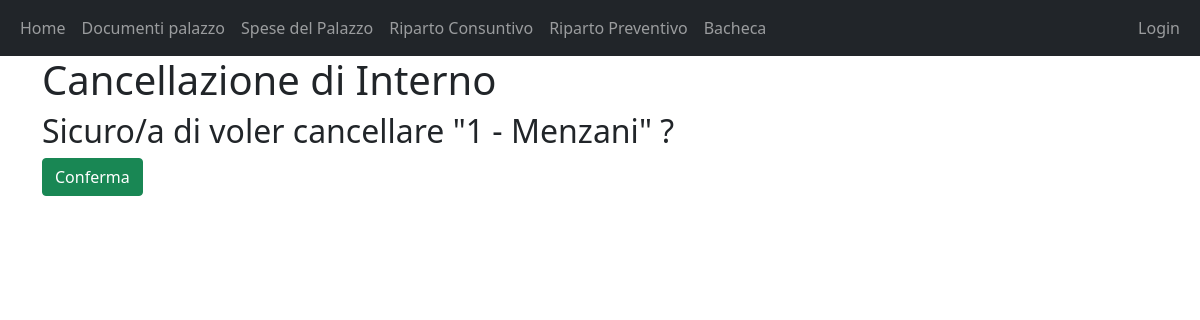
/cancella_interno/1/, run on an earlier commit of the app's database.
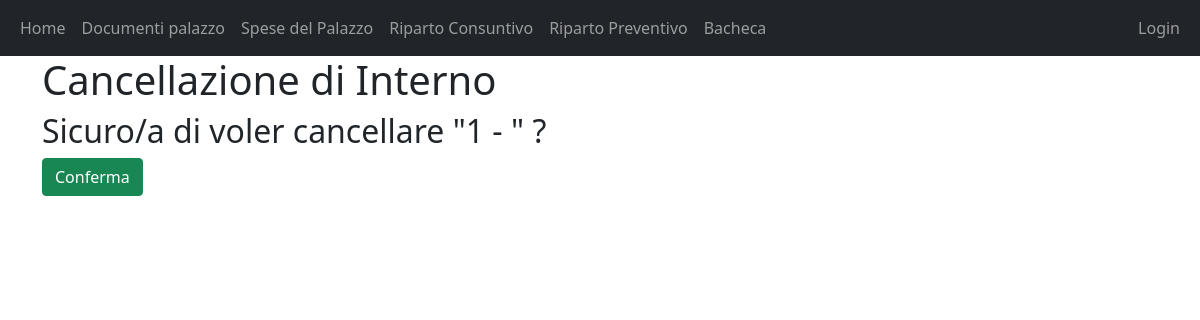
And on a later commit of the database.
### Condominio/models.py (models this page shows)
class Interno(models.Model):
    condomino = models.ForeignKey(User, on_delete=models.PROTECT)
    palazzina = models.ForeignKey(Condominio, on_delete=models.PROTECT, default="Salgari")
    numero_interno = models.CharField(verbose_name="Numero Interno", max_length=50, primary_key=True)
    millesimi_generali = models.FloatField(verbose_name="Millesimi generali")
    millesimi_scala = models.FloatField(verbose_name="Millesimi Scala")
    in_affitto = models.BooleanField(verbose_name="In affitto")
    def __str__(self):
        out=self.numero_interno + " - " + str(self.condomino.last_name)
        return out
    class Meta:
        ordering = ["numero_interno"]
        verbose_name_plural = "Interni"

### Condominio/views.py (the view)
# urls.py: path("cancella_interno/<pk>/", views.DeleteInternoView.as_view(),name="cancella_interno"),
class DeleteInternoView(DeleteEntitaView):
    model=Interno

### Condominio/views.py (called while the page is built)
    def get_context_data(self, **kwargs):
        ctx=super().get_context_data()
        if self.model == Interno:
            entita="Interno"
        if self.model == Spesa:
            entita="Spesa"
        if self.model == DocumentiPalazzo:
            entita="DocumentiPalazzo"
        if self.model == Verbale:
            entita="Verbale"
        if self.model == Lettera_Convocazione:
            entita="LetteraConvocazione"
        if self.model == Fornitore:
            entita="Fornitore"
        ctx["entita"]=entita
        return ctx

### Condominio/templates/Condominio_main/cancella_elemento.html (shortened to what this page needs)
{% extends 'Condominio_main/base.html' %}
{% load crispy_forms_tags %}
{% block content %}
<h1>Cancellazione di {{entita}}</h1>
<form method="post">
    <h2>Sicuro/a di voler cancellare "{{object}}" ?</h2>
    <button type="submit" class="btn btn-success">Conferma</button>
</form>
{% endblock %}

What changed in the data, as far as the page shows it:
changed Interno: numero_interno+condomino "1 - Menzani" → "1 -"
